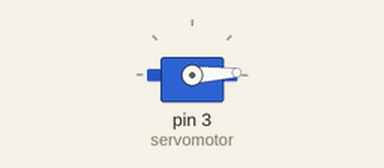
Recording of a sketch running on a simulated Arduino Uno, built with avr-gcc and run on an emulated ATmega328P. Parts: servo.

Above: at 0.05 s.
At 1.3 s:
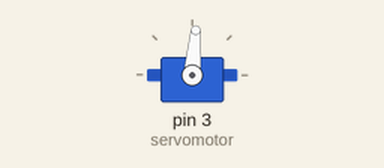
At 2.6 s:
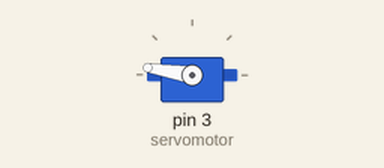
At 5.2 s:
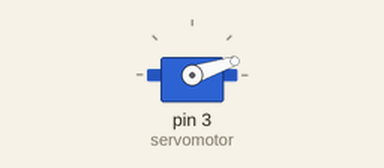
Timing chart, 0 to 7.1 s (numbered marks = the images above):
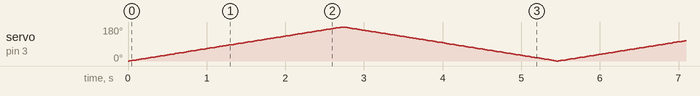

The sketch:

6.3.2._0-180_derece_arasi_gidip_gelen_servo_motor.ino
```cpp
#include <Servo.h>  //Servo motor kütüphanesi eklenir

Servo servomotor;  // //bağlanılan servo motor için bir servo motor nesnesi oluşturulur
int aci = 0;    //aci ilk değer 0 atanır.

void setup() {
servomotor.attach(3);  // 3 nolu dijital pine servomotor data pini bağlanır.
}

void loop() {
for (aci = 0; aci <= 180; aci += 1) { // 0 dan 180 dereceye gider
// 1 er derecelik adımlarla
servomotor.write(aci);              // aci değişkeninin aldığı değere servo motorun gitmesini sağlar.
delay(15);                       // 180 dereceye ulaşınca 15 milisaniye bekler
}
for (aci = 180; aci >= 0; aci -= 1) { // 180 dereceden 0 dereceye gider
servomotor.write(aci);              // aci değişkeninin aldığı değere servo motorun gitmesini sağlar.
delay(15);                       // 0 dereceye ulaşınca 15 milisaniye bekler
}
}
```
